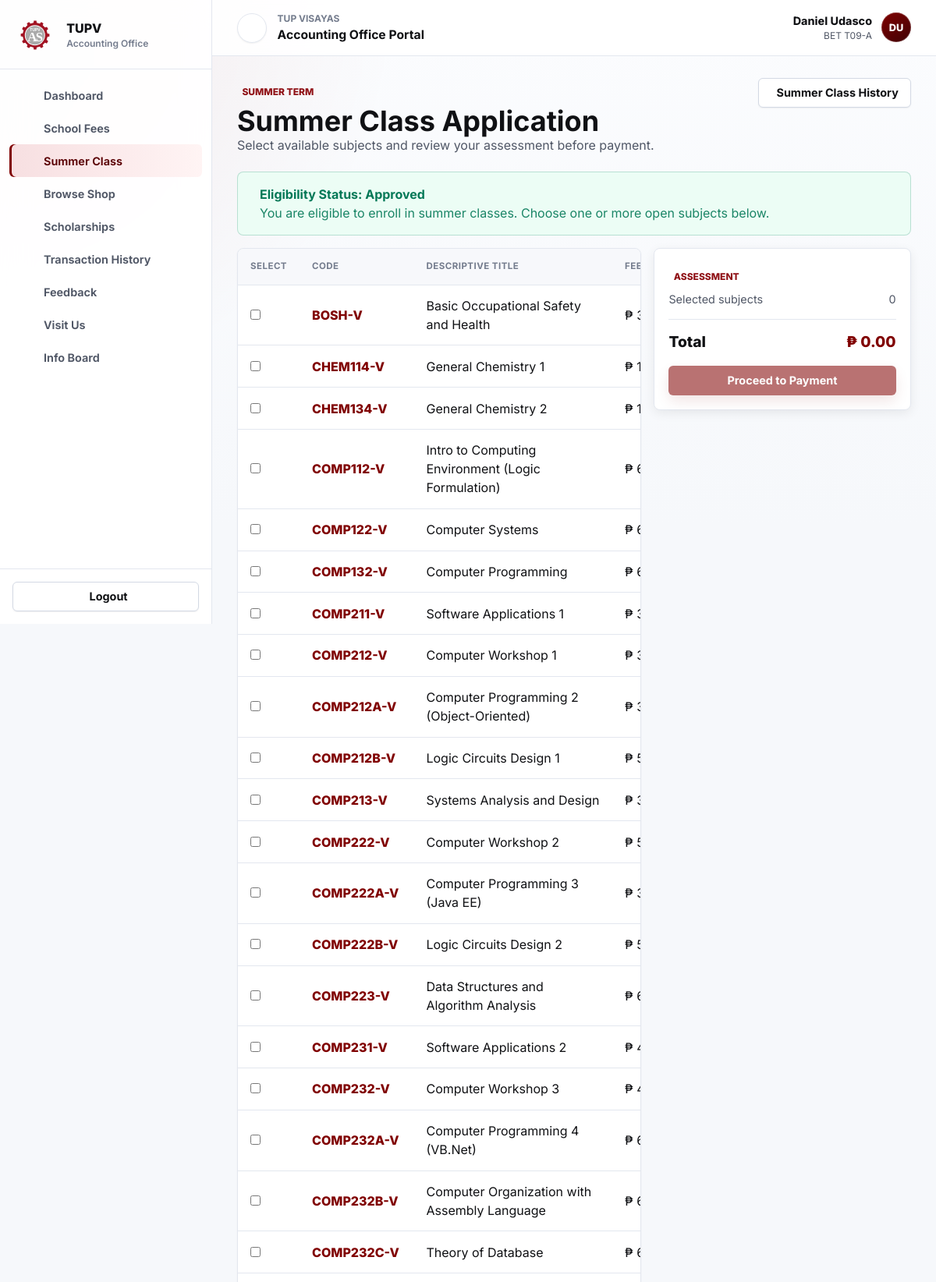
/summer_class.php (signed in, upper part), run on the app's committed database.
### tables this page shows
CREATE TABLE IF NOT EXISTS summer_subjects (
    id INT AUTO_INCREMENT PRIMARY KEY,
    subject_code VARCHAR(20) NOT NULL,
    subject_title VARCHAR(100) NOT NULL,
    fee DECIMAL(10, 2) NOT NULL,
    total_slots INT NOT NULL,
    available_slots INT NOT NULL
);

### summer_class.php (the view, shortened to what this page needs)
<?php
require_once 'php/db.php';
require_once 'php/includes/header.php';
$isEligible = $_SESSION['user']['is_eligible_summer_class'] == 1;
$subjects = [];
if ($isEligible) {
    try {
        $stmt = $pdo->query("SELECT * FROM summer_subjects ORDER BY subject_code ASC");
        $subjects = $stmt->fetchAll();
    } catch (\PDOException $e) {
    }
}
?>
<div class="page-header">
    <div>
        <span class="eyebrow"><i class="ph ph-sun-horizon"></i> Summer term</span>
        <h1>Summer Class Application</h1>
        <p class="text-muted">Select available subjects and review your assessment before payment.</p>
    </div>
    <a href="transactions.php?type=summer_class" class="btn btn-outline"><i class="ph ph-receipt"></i> Summer Class History</a>
</div>
<?php if ($isEligible): ?>
    <div class="eligibility-check approved">
        <div>
            <h4>Eligibility Status: Approved</h4>
            <p>You are eligible to enroll in summer classes. Choose one or more open subjects below.</p>
        </div>
    </div>
    <div class="form-shell">
        <div class="subject-table-wrapper">
            <table class="compact-table">
                <thead>
                    <tr>
                        <th style="width: 64px;">Select</th>
                        <th style="width: 120px;">Code</th>
                        <th>Descriptive Title</th>
                        <th style="width: 140px; white-space: nowrap;">Fee</th>
                    </tr>
                </thead>
                <tbody>
                    <?php
                    function getDynamicFee($total, $available) {
                        $enrolled = (int)$total - (int)$available;
                        return 25000.00 / $enrolled;
                    }
                    foreach($subjects as $subj):
                        $isFull = $subj['available_slots'] <= 0;
                        $fee = getDynamicFee($subj['total_slots'], $subj['available_slots']);
                    ?>
                    <tr class="<?php echo $isFull ? 'text-muted' : ''; ?>">
                        <td>
                            <input type="checkbox" class="subject-cb" value="<?php echo $fee; ?>" data-id="<?php echo $subj['id']; ?>" <?php echo $isFull ? 'disabled' : ''; ?> onchange="calculateTotal()">
                        </td>
                        <td style="font-weight: 800; color: <?php echo $isFull ? 'var(--ink-500)' : 'var(--tup-maroon)'; ?>;"><?php echo htmlspecialchars($subj['subject_code']); ?></td>
                        <td><?php echo htmlspecialchars($subj['subject_title']); ?></td>
                        <td style="white-space: nowrap;">&#8369; <?php echo number_format($fee, 2); ?></td>
                    </tr>
                    <?php endforeach; ?>
                </tbody>
            </table>
        </div>
        <aside class="summary-box">
            <span class="eyebrow"><i class="ph ph-clipboard-text"></i> Assessment</span>
            <div class="summary-row"><span>Selected subjects</span> <span id="subjectCount">0</span></div>
            <div class="summary-total"><span>Total</span> <span id="totalAssessment">&#8369; 0.00</span></div>
            <button class="btn btn-primary" id="btnEnroll" disabled onclick="showCheckoutModal()" style="width: 100%; margin-top: 1rem;" type="button">
                Proceed to Payment
            </button>
        </aside>
    </div>
<?php endif; ?>
<?php require_once 'php/includes/footer.php'; ?>

### data on the page
summer_subjects: subject_code "BOSH-V", subject_title "Basic Occupational Safety and Health"
summer_subjects: subject_code "CHEM114-V", subject_title "General Chemistry 1"
summer_subjects: subject_code "CHEM134-V", subject_title "General Chemistry 2"
summer_subjects: subject_code "COMP112-V", subject_title "Intro to Computing Environment (Logic Formulation)"
summer_subjects: subject_code "COMP122-V", subject_title "Computer Systems"
summer_subjects: subject_code "COMP132-V", subject_title "Computer Programming"
summer_subjects: subject_code "COMP211-V", subject_title "Software Applications 1"
summer_subjects: subject_code "COMP212-V", subject_title "Computer Workshop 1"
summer_subjects: subject_code "COMP212A-V", subject_title "Computer Programming 2 (Object-Oriented)"
summer_subjects: subject_code "COMP212B-V", subject_title "Logic Circuits Design 1"
summer_subjects: subject_code "COMP213-V", subject_title "Systems Analysis and Design"
summer_subjects: subject_code "COMP222-V", subject_title "Computer Workshop 2"
summer_subjects: subject_code "COMP222A-V", subject_title "Computer Programming 3 (Java EE)"
summer_subjects: subject_code "COMP222B-V", subject_title "Logic Circuits Design 2"
summer_subjects: subject_code "COMP223-V", subject_title "Data Structures and Algorithm Analysis"
summer_subjects: subject_code "COMP231-V", subject_title "Software Applications 2"
summer_subjects: subject_code "COMP232-V", subject_title "Computer Workshop 3"
summer_subjects: subject_code "COMP232A-V", subject_title "Computer Programming 4 (VB.Net)"
summer_subjects: subject_code "COMP232B-V", subject_title "Computer Organization with Assembly Language"
summer_subjects: subject_code "COMP232C-V", subject_title "Theory of Database"

### other printed values
$userFirstName . ' ' . $userLastName "Daniel Udasco"
$userCourse "BET T09-A"
$initials "DU"
